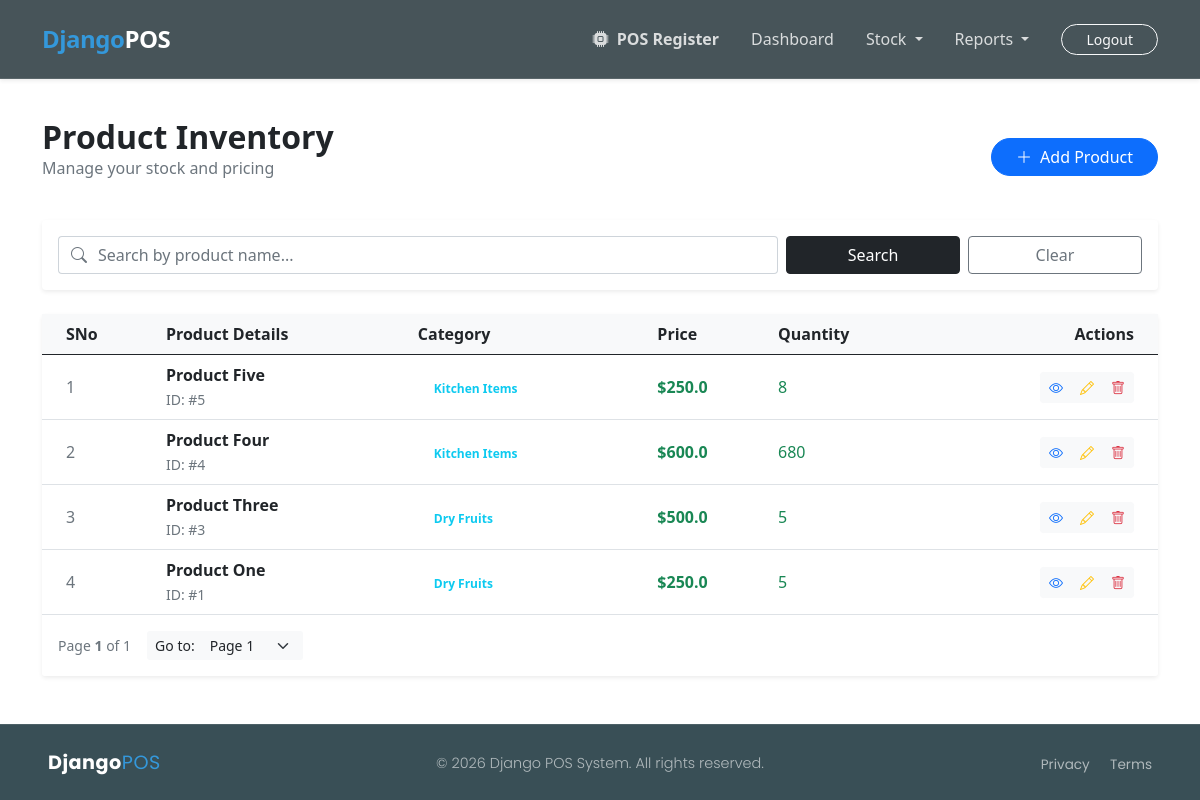
The app's page /app-pos/product/list/ (signed in), older data.
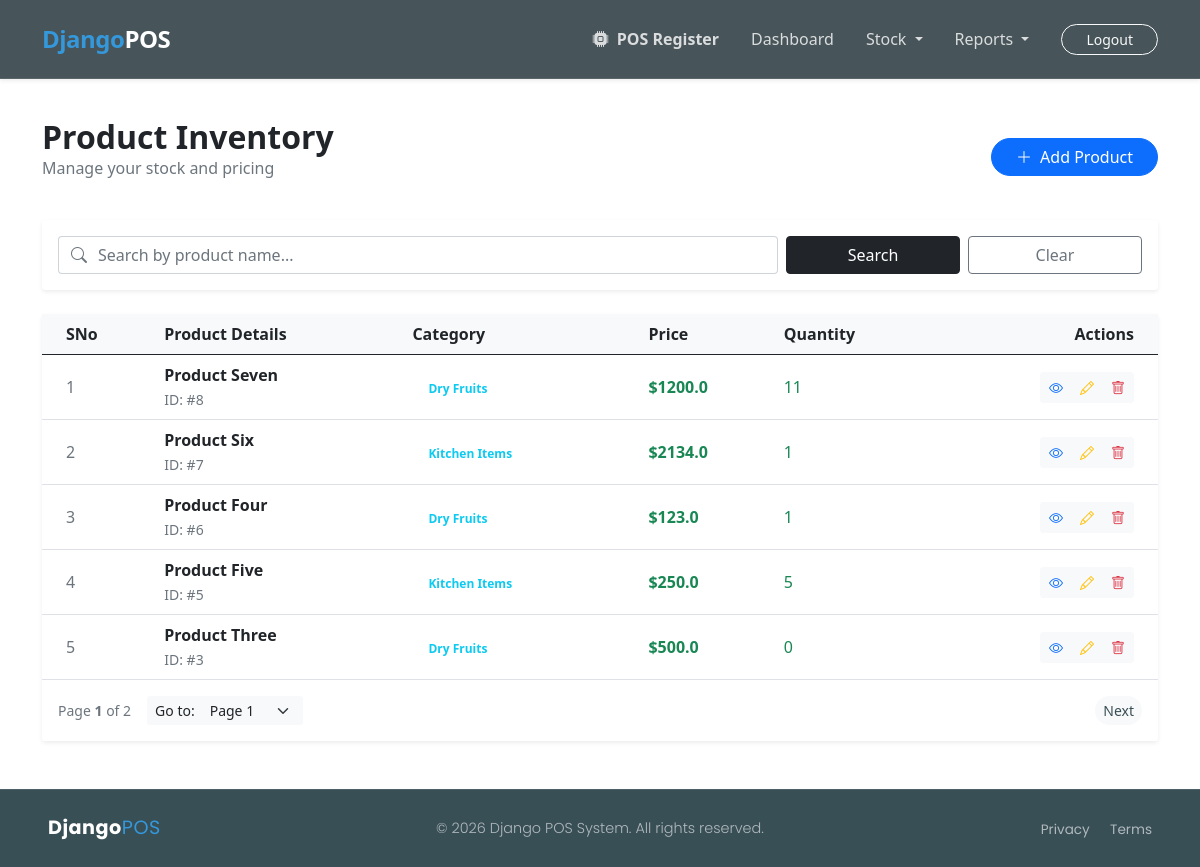
The same page, newer data.
### app_pos/models.py (models this page shows, shortened)
class Product(models.Model):
    product_title = models.CharField(max_length=200, null=False, blank=False)
    product_category = models.ForeignKey(Category, on_delete=models.CASCADE,
                                          null=False, blank=False)
    product_price = models.FloatField(null=False, blank=False)
    product_description = models.TextField(null=True, blank=True)
    product_quantity = models.IntegerField(null=False, blank=False, default=0)
    cost_price = models.FloatField(null=False, blank=False, default=0.0)
    is_active = models.BooleanField(default=True)
    created_at = models.DateTimeField(default=timezone.now())

class Category(models.Model):
    category_name = models.CharField(max_length=100, null=False, blank=False)
    category_description = models.TextField(null=True, blank=True)
    is_active = models.BooleanField(default=True)
    created_at = models.DateTimeField(default=timezone.now())

### app_pos/views.py (the view)
# urls.py: path('product/list/', product_list, name="product.list"),
@login_required(login_url="login")
def product_list(request):
    if request.method == "GET" and "search" in request.GET:
        data_to_search = request.GET.get("search")
        products_list = Product.objects.filter(
            Q(product_title__icontains=data_to_search) |
            Q(product_category__category_name__icontains=data_to_search)
        ).order_by('-id')
    else:
        products_list = Product.objects.all().order_by('-id')
    paginator = Paginator(products_list, 5) # Show 5 products per page
    page_number = request.GET.get('page')
    page_obj = paginator.get_page(page_number)
    context = {
        "products": page_obj,
    }
    return render(request, "product_list.html", context)

### app_pos/templates/product_list.html (shortened to what the changed rows need)
{% extends 'base.html' %}
{% load static %}
{% block custom_css %}
  <link rel="stylesheet" href="{% static 'css/product.css' %}">
{% endblock %}
{% block body_content %}
<section class="container py-5">
    <div class="d-flex justify-content-between align-items-center mb-4">
        <div>
            <h2 class="fw-bold mb-0">Product Inventory</h2>
        </div>
    </div>
    <div class="card border-0 shadow-sm">
        <div class="card-body p-0">
            <div class="table-responsive">
                <table class="table table-hover align-middle mb-0">
                    <thead class="bg-light">
                        <tr>
                            <th class="ps-4">SNo</th>
                            <th>Product Details</th>
                            <th>Category</th>
                            <th>Price</th>
                            <th>Quantity</th>
                            <th class="text-end pe-4">Actions</th>
                        </tr>
                    </thead>
                    <tbody>
                        {% for data in products %}
                        <tr>
                            <td class="ps-4 text-muted">{{ forloop.counter }}</td>
                            <td>
                                <span class="fw-bold d-block text-dark">{{ data.product_title }}</span>
                                <small class="text-muted">ID: #{{ data.id }}</small>
                            </td>
                            <td><span class="badge bg-info-soft text-info rounded-pill px-3">{{ data.product_category.category_name }}</span></td>
                            <td class="fw-bold text-success">${{ data.product_price }}</td>
                            <td class="text-success">{{ data.product_quantity }}</td>
                            <td class="text-end pe-4">
                                <div class="btn-group">
                                    <a href="{% url 'product.detail' pk=data.id %}" class="btn btn-light btn-sm text-primary" title="View"><i class="bi bi-eye"></i></a>
                                    <a href="{% url 'product.edit' pk=data.id %}" class="btn btn-light btn-sm text-warning" title="Edit"><i class="bi bi-pencil"></i></a>
                                    <a href="{% url 'product.delete' pk=data.id %}" class="btn btn-light btn-sm text-danger" title="Delete"><i class="bi bi-trash"></i></a>
                                </div>
                            </td>
                        </tr>
                        {% endfor %}
                    </tbody>
                </table>
            </div>
        </div>
        <div class="card-footer bg-white border-0 py-3 d-flex flex-wrap justify-content-between align-items-center gap-3">
          <div class="d-flex align-items-center">
              <small class="text-muted me-3">
                  Page <strong>{{ products.number }}</strong> of {{ products.paginator.num_pages }}
              </small>
              <div class="input-group input-group-sm" style="width: auto;">
                  <label class="input-group-text bg-light border-0 small" for="jumpToPage">Go to:</label>
                  <select class="form-select border-0 bg-light" id="jumpToPage" onchange="location = this.value;">
                  </select>
              </div>
          </div>
          <nav aria-label="Page navigation">
              <ul class="pagination pagination-sm mb-0">
                  {% if products.has_next %}
                      <li class="page-item">
                          <a class="page-link rounded-pill ms-2" href="?page={{ products.next_page_number }}{% if request.GET.search %}&search={{ request.GET.search }}{% endif %}">Next</a>
                      </li>
                  {% endif %}
              </ul>
          </nav>
      </div>
        </div>
</section>
{% endblock %}

Row changes from the older to the newer data that the page shows:
removed Product: product_title "Product Four", id "4", product_category.category_name "Kitchen Items", product_price "600.0", product_quantity "680"
no longer on this page (row edited): Product: product_title "Product One", id "1", product_category.category_name "Dry Fruits", product_price "250.0", product_quantity "5"
added Product: product_title "Product Seven", id "8", product_category.category_name "Dry Fruits", product_price "1200.0", product_quantity "11"
added Product: product_title "Product Six", id "7", product_category.category_name "Kitchen Items", product_price "2134.0", product_quantity "1"
added Product: product_title "Product Four", id "6", product_category.category_name "Dry Fruits", product_price "123.0", product_quantity "1"
changed Product "Product Five": product_quantity "8" → "5"
changed Product "Product Three": product_quantity "5" → "0"
Text that changed along with them:
{{ products.paginator.num_pages }}: "1" → "2"
text now shown: "Next"
